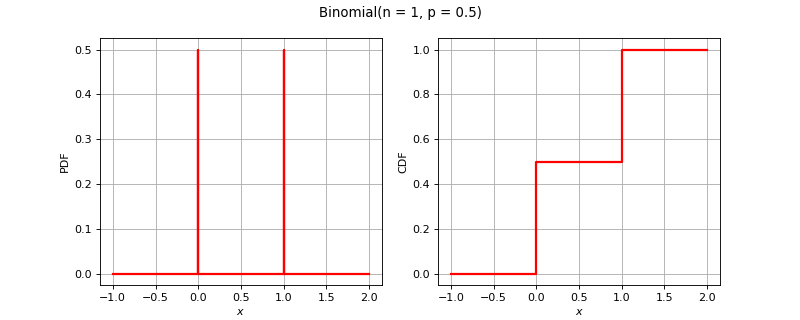

The Python source for this figure:
import openturns as ot
from matplotlib import pyplot as plt
from openturns.viewer import View
if ot.Binomial().__class__.__name__ == 'ComposedDistribution':
    correlation = ot.CorrelationMatrix(2)
    correlation[1, 0] = 0.25
    aCopula = ot.NormalCopula(correlation)
    marginals = [ot.Normal(1.0, 2.0), ot.Normal(2.0, 3.0)]
    distribution = ot.ComposedDistribution(marginals, aCopula)
elif ot.Binomial().__class__.__name__ == 'CumulativeDistributionNetwork':
    distribution = ot.CumulativeDistributionNetwork([ot.Normal(2),ot.Dirichlet([0.5, 1.0, 1.5])], ot.BipartiteGraph([[0,1], [0,1]]))
elif ot.Binomial().__class__.__name__ == 'Histogram':
    distribution = ot.Histogram([-1.0, 0.5, 1.0, 2.0], [0.45, 0.4, 0.15])
else:
    distribution = ot.Binomial()
dimension = distribution.getDimension()
if dimension == 1:
    distribution.setDescription(['$x$'])
    pdf_graph = distribution.drawPDF()
    cdf_graph = distribution.drawCDF()
    fig = plt.figure(figsize=(10, 4))
    plt.suptitle(str(distribution))
    pdf_axis = fig.add_subplot(121)
    cdf_axis = fig.add_subplot(122)
    View(pdf_graph, figure=fig, axes=[pdf_axis], add_legend=False)
    View(cdf_graph, figure=fig, axes=[cdf_axis], add_legend=False)
elif dimension == 2:
    distribution.setDescription(['$x_1$', '$x_2$'])
    pdf_graph = distribution.drawPDF()
    fig = plt.figure(figsize=(10, 5))
    plt.suptitle(str(distribution))
    pdf_axis = fig.add_subplot(111)
    View(pdf_graph, figure=fig, axes=[pdf_axis], add_legend=False)
